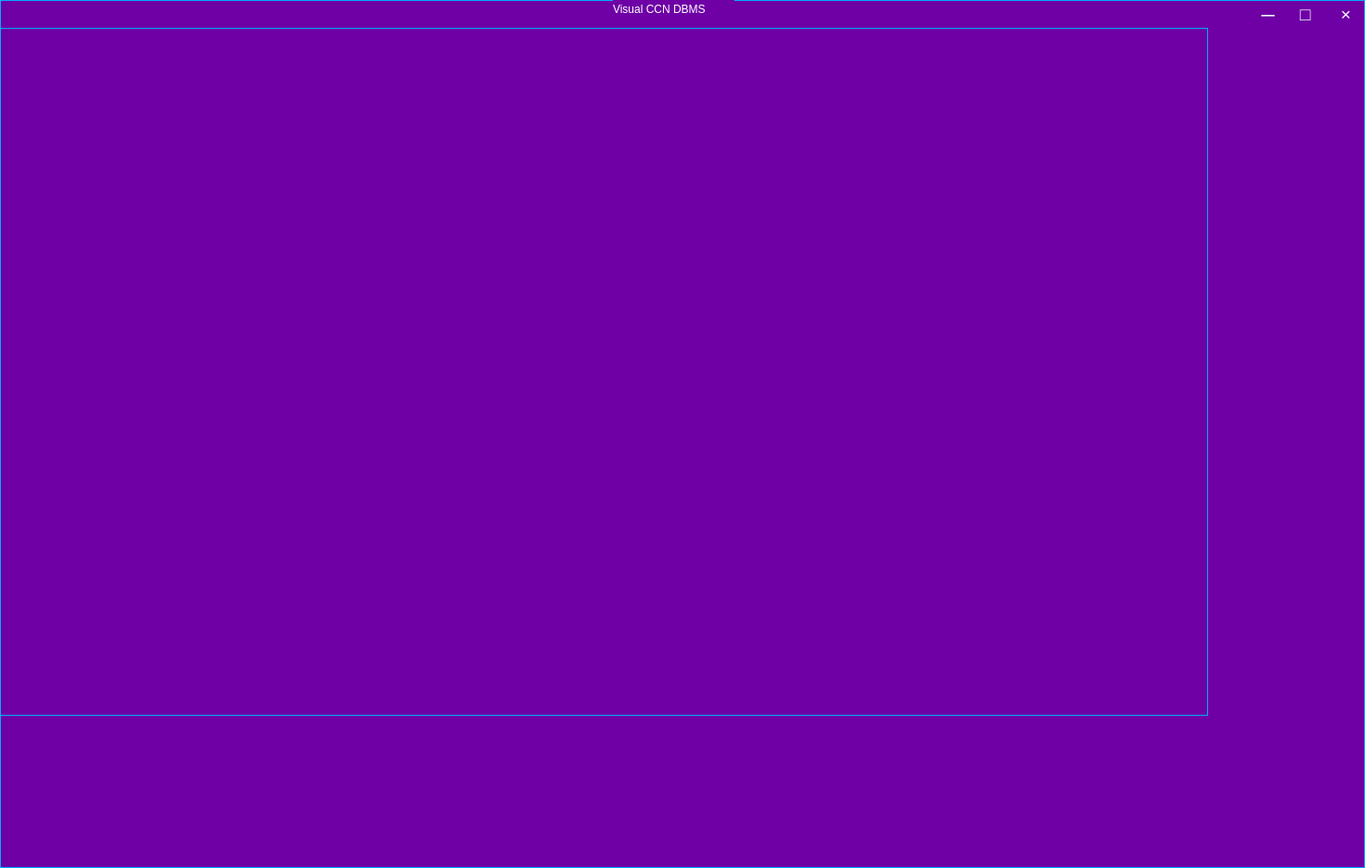
<?xml version="1.0" encoding="UTF-8"?>
<ui version="4.0">
 <class>CCNWindow</class>
 <widget class="QMainWindow" name="CCNWindow">
  <property name="geometry">
   <rect>
    <x>0</x>
    <y>0</y>
    <width>1470</width>
    <height>935</height>
   </rect>
  </property>
  <property name="windowTitle">
   <string>CCNControl</string>
  </property>
  <property name="styleSheet">
   <string notr="true">background-color: rgb(110, 0, 165);
border:1px solid rgb(0, 170, 255);</string>
  </property>
  <widget class="QWidget" name="centralwidget">
   <property name="styleSheet">
    <string notr="true"/>
   </property>
   <widget class="QWidget" name="gridLayoutWidget">
    <property name="geometry">
     <rect>
      <x>0</x>
      <y>30</y>
      <width>1301</width>
      <height>741</height>
     </rect>
    </property>
    <layout class="QGridLayout" name="gridLayout"/>
   </widget>
   <widget class="QLabel" name="label">
    <property name="geometry">
     <rect>
      <x>660</x>
      <y>0</y>
      <width>131</width>
      <height>20</height>
     </rect>
    </property>
    <property name="font">
     <font>
      <family>Microsoft YaHei UI</family>
      <pointsize>9</pointsize>
     </font>
    </property>
    <property name="styleSheet">
     <string notr="true">color: rgb(255, 255, 255);
border:0px solid blue;</string>
    </property>
    <property name="text">
     <string>Visual CCN DBMS</string>
    </property>
   </widget>
   <widget class="CCNButton" name="pushButton">
    <property name="geometry">
     <rect>
      <x>1430</x>
      <y>1</y>
      <width>39</width>
      <height>29</height>
     </rect>
    </property>
    <property name="font">
     <font>
      <pointsize>14</pointsize>
     </font>
    </property>
    <property name="styleSheet">
     <string notr="true">color: rgb(255, 255, 255);
selection-background-color: rgb(255, 0, 0);
border:0px;</string>
    </property>
    <property name="text">
     <string>×</string>
    </property>
   </widget>
   <widget class="QPushButton" name="pushButton_2">
    <property name="geometry">
     <rect>
      <x>1390</x>
      <y>1</y>
      <width>31</width>
      <height>29</height>
     </rect>
    </property>
    <property name="font">
     <font>
      <pointsize>14</pointsize>
     </font>
    </property>
    <property name="styleSheet">
     <string notr="true">color: rgb(255, 255, 255);
selection-background-color: rgb(255, 0, 0);
border:0px;</string>
    </property>
    <property name="text">
     <string>□</string>
    </property>
   </widget>
   <widget class="QPushButton" name="pushButton_3">
    <property name="geometry">
     <rect>
      <x>1350</x>
      <y>1</y>
      <width>31</width>
      <height>29</height>
     </rect>
    </property>
    <property name="font">
     <font>
      <pointsize>14</pointsize>
     </font>
    </property>
    <property name="styleSheet">
     <string notr="true">color: rgb(255, 255, 255);
selection-background-color: rgb(255, 0, 0);
border:0px;</string>
    </property>
    <property name="text">
     <string>－</string>
    </property>
   </widget>
  </widget>
 </widget>
 <customwidgets>
  <customwidget>
   <class>CCNButton</class>
   <extends>QPushButton</extends>
   <header location="global">ccnbutton.h</header>
  </customwidget>
 </customwidgets>
 <resources/>
 <connections/>
</ui>
